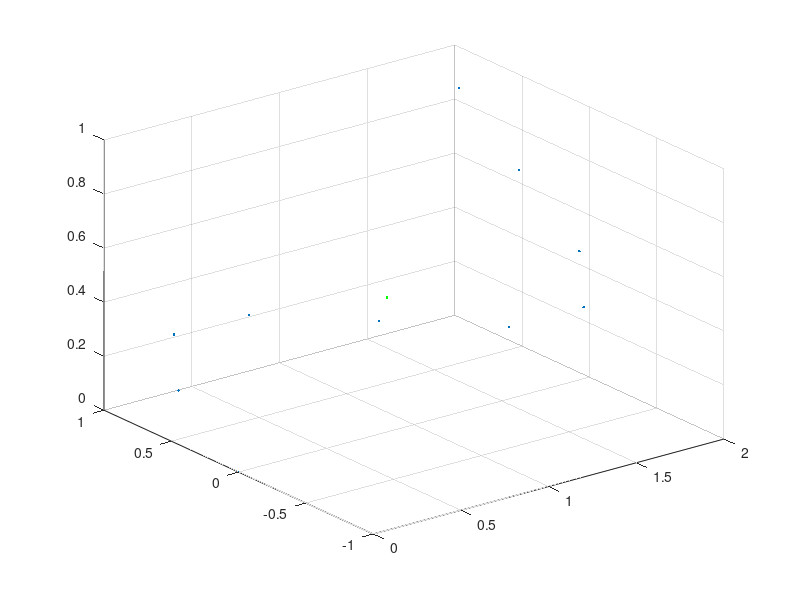

The MATLAB script that drew this image:
p = 1:10;
x = zeros(1,10);
y = zeros(1,10);
z = zeros(1,10);

for i = 1:10
    x(i) = (i-1)/5;
    y(i) = sin((pi*(i-1))/4);
    z(i) = (pi*(i-1))/30;
    plot3(x,y,z, '.');
    axis=([-2,2,-2,2,-2,2]);
end

hold on
grid on

xm = sum(x)/10;
ym = sum(y)/10;
zm = sum(z)/10;

plot3(xm,ym,zm,'g.')
